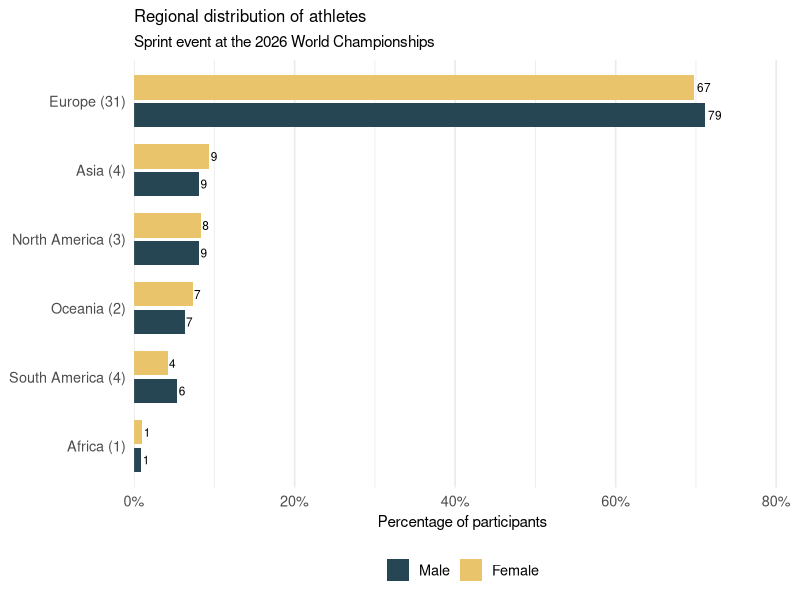

Generate this figure with R:
# Geographical distribution of participants of World championships 2026

library(dplyr)
library(ggplot2)
library(readxl)

setwd("/Users/dsesia/Desktop/case_study_CIO")

data=read.csv("data/woc2026_sprint_Q.csv",sep=",")

data_federations=read_excel("data/federations.xlsx", sheet = 1)

# Add continent info
temp=data_federations[,c("Code","Region")]
all(data$country%in%temp$Code)
colnames(temp)[1]="country"
data=left_join(data,temp)

# extract gender data
data$sex=ifelse(startsWith(data$course,"Men"), "M", "W")
colnames(data)

# Count participants by sex and region
region_pct <- data %>%
  filter(!is.na(sex), !is.na(Region)) %>%
  count(Region, sex, name = "participants") %>%
  group_by(sex) %>%
  mutate(
    percentage = participants / sum(participants) * 100
  ) %>%
  ungroup()

# Count unique countries in each region
region_labels <- data %>%
  filter(!is.na(Region), !is.na(country)) %>%
  distinct(Region, country) %>%
  count(Region, name = "n_countries") %>%
  mutate(
    Region_label = paste0(Region, " (", n_countries, ")")
  )

# Add labels to the plotting dataset
region_pct <- region_pct %>%
  left_join(
    region_labels %>% select(Region, Region_label),
    by = "Region"
  )

# Plot
ggplot(
  region_pct,
  aes(
    x = percentage,
    y = reorder(Region_label, percentage),
    fill = sex
  )
) +
  geom_col(
    position = position_dodge(width = 0.8),
    width = 0.7
  ) +
  geom_text(
    aes(label = participants),
    position = position_dodge(width = 0.8),
    hjust = -0.2,
    size = 3
  ) +
  scale_x_continuous(
    labels = scales::label_percent(scale = 1),
    expand = expansion(mult = c(0, 0.15))
  ) +
  scale_fill_manual(
    values = c("M" = "#264653", "W" = "#e9c46a"),
    labels = c("M" = "Male", "W" = "Female")
  ) +
  labs(
    title = "Regional distribution of athletes",
    subtitle = "Sprint event at the 2026 World Championships",
    x = "Percentage of participants",
    y = NULL,
    fill = NULL
  ) +
  theme_minimal(base_size = 13) +
  theme(
    legend.position = "bottom",
    panel.grid.major.y = element_blank(),
    plot.title = element_text(size = 12),
    plot.subtitle = element_text(size = 11),
    axis.title.x = element_text(size = 11)
  )
